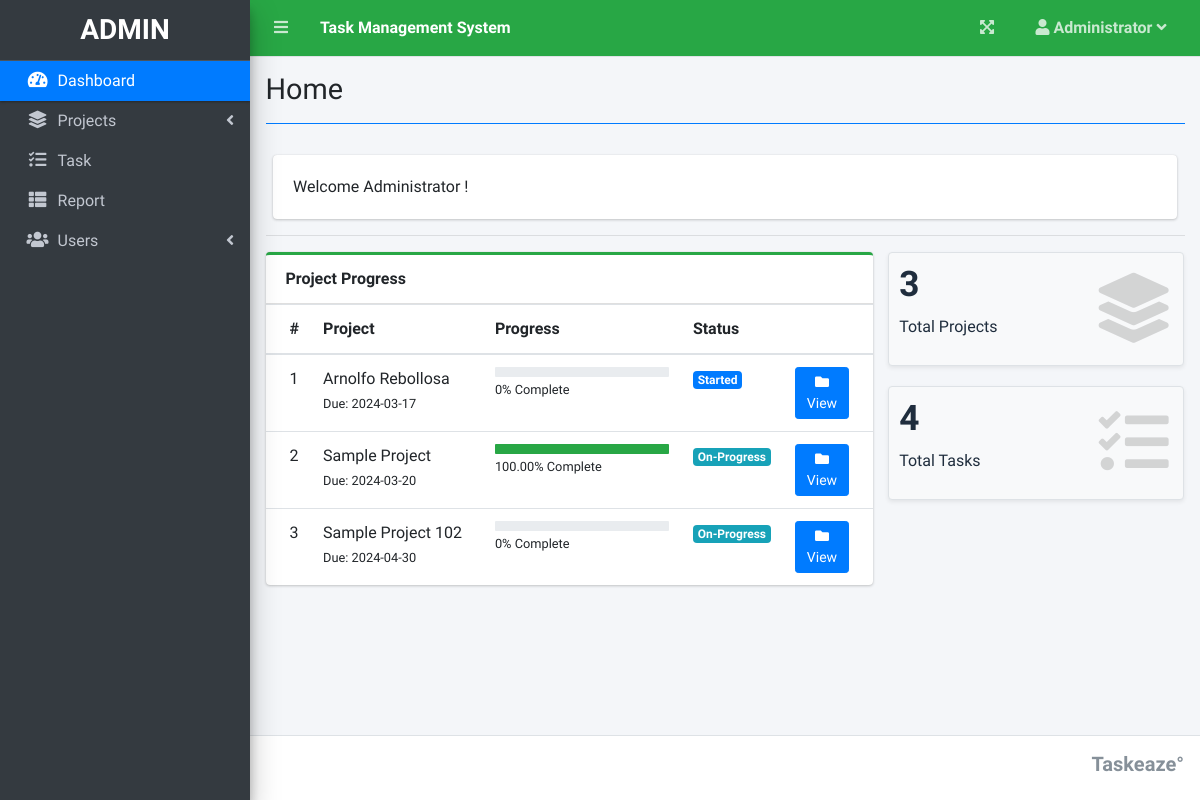
The page / (signed in) on the database its author committed.
### tables this page shows
CREATE TABLE `project_list` (
  `id` int(30) NOT NULL,
  `name` varchar(200) NOT NULL,
  `description` text NOT NULL,
  `status` tinyint(2) NOT NULL,
  `start_date` date NOT NULL,
  `end_date` date NOT NULL,
  `manager_id` int(30) NOT NULL,
  `user_ids` text NOT NULL,
  `date_created` datetime NOT NULL DEFAULT current_timestamp()
);

### home.php (the view, shortened to what this page needs)
<?php include('db_connect.php') ?>
 <div class="col-12">
          <div class="card">
            <div class="card-body">
              Welcome <?php echo $_SESSION['login_name'] ?>!
            </div>
          </div>
  </div>
  <hr>
  <?php
     $where2 = "";
    ?>
      <div class="row">
        <div class="col-md-8">
        <div class="card card-outline card-success">
          <div class="card-header">
            <b>Project Progress</b>
          </div>
          <div class="card-body p-0">
            <div class="table-responsive">
              <table class="table m-0 table-hover">
                <colgroup>
                  <col width="5%">
                  <col width="30%">
                  <col width="35%">
                  <col width="15%">
                  <col width="15%">
                </colgroup>
                <thead>
                  <th>#</th>
                  <th>Project</th>
                  <th>Progress</th>
                  <th>Status</th>
                  <th></th>
                </thead>
                <tbody>
                <?php
                $i = 1;
                $stat = array("Pending","Started","On-Progress","On-Hold","Over Due","Done");
                $where = "";
                $qry = $conn->query("SELECT * FROM project_list $where order by name asc");
                while($row= $qry->fetch_assoc()):
                $tprog = $conn->query("SELECT * FROM task_list where project_id = {$row['id']}")->num_rows;
                $cprog = $conn->query("SELECT * FROM task_list where project_id = {$row['id']} and status = 3")->num_rows;
                $prog = $tprog > 0 ? ($cprog/$tprog) * 100 : 0;
                $prog = $prog > 0 ?  number_format($prog,2) : $prog;
                $prod = $conn->query("SELECT * FROM user_productivity where project_id = {$row['id']}")->num_rows;
                if($row['status'] == 0 && strtotime(date('Y-m-d')) >= strtotime($row['start_date'])):
                if($prod  > 0  || $cprog > 0)
                  $row['status'] = 2;
                else
                  $row['status'] = 1;
                elseif($row['status'] == 0 && strtotime(date('Y-m-d')) > strtotime($row['end_date'])):
                $row['status'] = 4;
                endif;
                  ?>
                  <tr>
                      <td>
                         <?php echo $i++ ?>
                      </td>
                      <td>
                          <a>
                              <?php echo ucwords($row['name']) ?>
                          </a>
                          <br>
                          <small>
                              Due: <?php echo date("Y-m-d",strtotime($row['end_date'])) ?>
                          </small>
                      </td>
                      <td class="project_progress">
                          <div class="progress progress-sm">
                              <div class="progress-bar bg-green" role="progressbar" aria-valuenow="57" aria-valuemin="0" aria-valuemax="100" style="width: <?php echo $prog ?>%">
                              </div>
                          </div>
                          <small>
                              <?php echo $prog ?>% Complete
                          </small>
                      </td>
                      <td class="project-state">
                          <?php
                            if($stat[$row['status']] =='Pending'){
                              echo "<span class='badge badge-secondary'>{$stat[$row['status']]}</span>";
                            }elseif($stat[$row['status']] =='Started'){
                              echo "<span class='badge badge-primary'>{$stat[$row['status']]}</span>";
                            }elseif($stat[$row['status']] =='On-Progress'){
                              echo "<span class='badge badge-info'>{$stat[$row['status']]}</span>";
                            }elseif($stat[$row['status']] =='On-Hold'){
                              echo "<span class='badge badge-warning'>{$stat[$row['status']]}</span>";
                            }elseif($stat[$row['status']] =='Over Due'){
                              echo "<span class='badge badge-danger'>{$stat[$row['status']]}</span>";
                            }elseif($stat[$row['status']] =='Done'){
                              echo "<span class='badge badge-success'>{$stat[$row['status']]}</span>";
                            }
                          ?>
                      </td>
                      <td>
                        <a class="btn btn-primary btn-sm" href="./index.php?page=view_project&id=<?php echo $row['id'] ?>">
                              <i class="fas fa-folder">
                              </i>
                              View
                        </a>
                      </td>
                  </tr>
                <?php endwhile; ?>
                </tbody>
              </table>
            </div>
          </div>
        </div>
        </div>
        <div class="col-md-4">
          <div class="row">
          <div class="col-12 col-sm-6 col-md-12">
            <div class="small-box bg-light shadow-sm border">
              <div class="inner">
                <h3><?php echo $conn->query("SELECT * FROM project_list $where")->num_rows; ?></h3>
                <p>Total Projects</p>
              </div>
              <div class="icon">
                <i class="fa fa-layer-group"></i>
              </div>
            </div>
          </div>
           <div class="col-12 col-sm-6 col-md-12">
            <div class="small-box bg-light shadow-sm border">
              <div class="inner">
                <h3><?php echo $conn->query("SELECT t.*,p.name as pname,p.start_date,p.status as pstatus, p.end_date,p.id as pid FROM task_list t inner join project_list p on p.id = t.project_id $where2")->num_rows; ?></h3>
                <p>Total Tasks</p>
              </div>
              <div class="icon">
                <i class="fa fa-tasks"></i>
              </div>
            </div>
          </div>
      </div>
        </div>
      </div>

### rows shown on the page
project_list: name "Arnolfo Rebollosa", end_date "2024-03-17", prog "0", status "Started"
project_list: name "Sample Project", end_date "2024-03-20", prog "100.00", manager "On-Progress"
project_list: name "Sample Project 102", end_date "2024-04-30", prog "0", status "On-Progress"

### other values the page prints
$_SESSION['system']['name'] "Task Management System"
$_SESSION['login_firstname'] "Administrator"
$title "Home"
$_SESSION['login_name'] "Administrator"
$conn->query("SELECT * FROM project_list $where")->num_rows "3"
